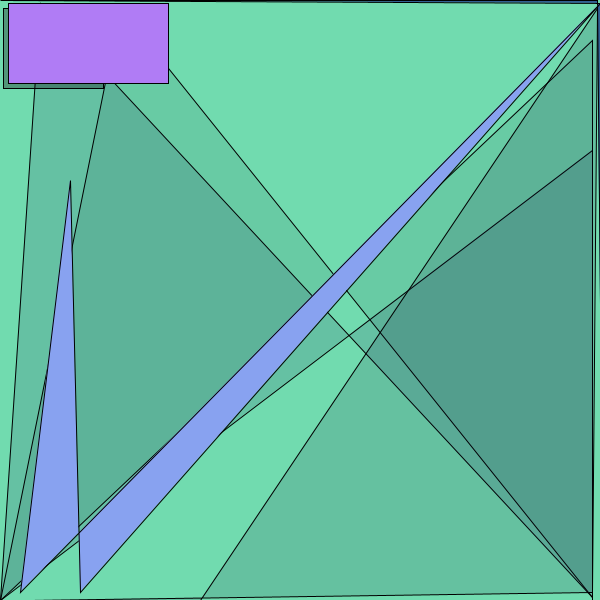
Frame 1 (no input)
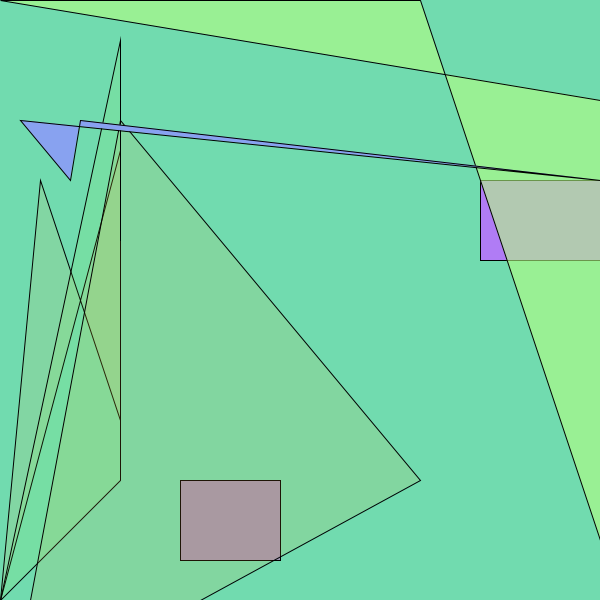
Frame 60 (the mouse pressed at the canvas centre just before this capture)
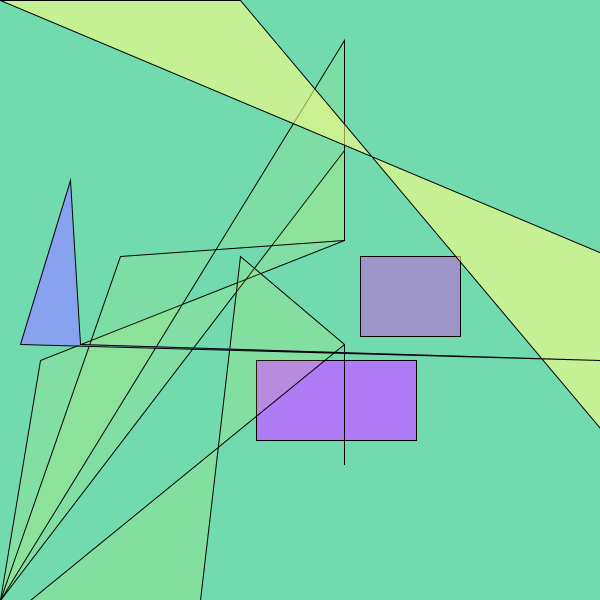
Frame 120 (the mouse held since frame 60 and released just before this capture)

The Processing sketch that drew these frames (run headless with seeded random() and noise(); from frame 60 on, the mouse is pressed at the canvas centre):

// Processing sketch: processing_145052
// ── processing_145052.pde

// Konkuk University
 // Department of Dynamic Media
 // SOS iDesign
// Name: 201420102 LEE Hea Rin
 // ID: LEE Hea Rin



int x = 0;
int y = 0;
int xSpeed = 8;
int ySpeed = 3;
float mPos = 0;

void setup() {
  size (600, 600);
  smooth();
}

void draw() {
  background(113, 219, 175);
  x = x + xSpeed;
  y = y + ySpeed;
  

if ((x > width) || (x < 5)) { 


    xSpeed = xSpeed * -1; 


  } 


  if ((y > height) || (y < 0)) {  


    ySpeed = ySpeed * -1; 


  } 
  
fill(x, y, 80, 30);
quad(width-x,150,0,height,40,y,width-x,height-y);
fill(x, 0, y, 80);
rect(y,x,100,80);
fill(y,x,40,20);
quad(height-x,40,0,width,120,x,width-x,height-y);
fill(176, 124, 245);
rect(x,y,160,80);
fill(y,x,130,150);
quad(width+x, y, width+y, width+x, width-y,0,0,0);
fill(x,y,50,30);
quad(width-y,x,height-x,width-x,30,width,200,width); 
fill(y,x,110,20);
rect(width-x,width-x,0,120);
fill(136,162,240);
quad(height,y,80,width-x,70,180,20,width-x);

}    
